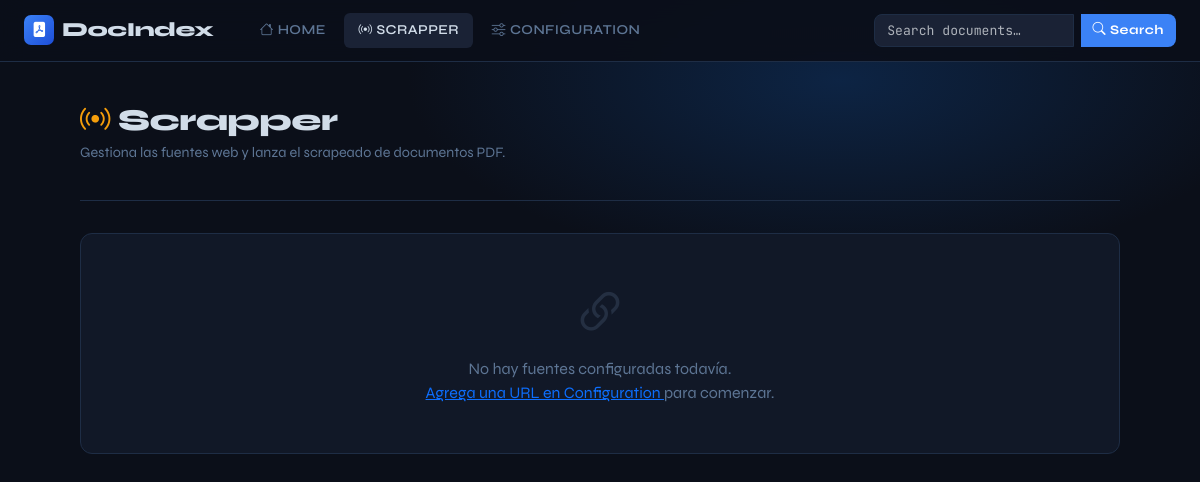
Before: /scrapper with the older database file.
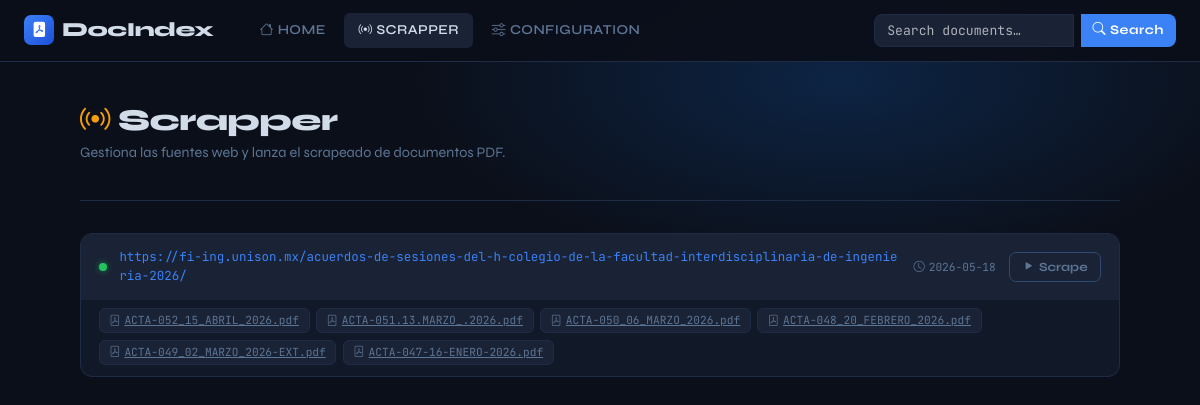
After: the same page with the newer database file.
### tables this page shows
CREATE TABLE sources (
                id          INTEGER PRIMARY KEY AUTOINCREMENT,
                url         TEXT    UNIQUE NOT NULL,
                scraped     INTEGER DEFAULT 0,
                last_scraped TEXT,
                created_at  TEXT    DEFAULT (datetime('now'))
            );

CREATE TABLE documents (
                id            INTEGER PRIMARY KEY AUTOINCREMENT,
                source_id     INTEGER,
                filename      TEXT NOT NULL,
                url           TEXT NOT NULL,
                year          INTEGER,
                pdf_path      TEXT,
                markdown_path TEXT,
                word_count    INTEGER DEFAULT 0,
                ocr_used      INTEGER DEFAULT 0,
                created_at    TEXT DEFAULT (datetime('now')),
                UNIQUE(url),
                FOREIGN KEY (source_id) REFERENCES sources(id) ON DELETE CASCADE
            );

### app.py (the view)
@app.route("/scrapper")
def scrapper():
    sources = db.get_sources_with_documents()
    return render_template("scrapper.html", sources=sources)

### database.py (called while the page is built)
    def get_connection(self) -> sqlite3.Connection:
        conn = sqlite3.connect(self.db_path, check_same_thread=False)
        conn.row_factory = sqlite3.Row
        conn.execute("PRAGMA foreign_keys = ON")
        return conn

    def get_sources_with_documents(self) -> list:
        conn = self.get_connection()
        sources = conn.execute(
            "SELECT * FROM sources ORDER BY created_at DESC"
        ).fetchall()
        result = []
        for src in sources:
            s = dict(src)
            docs = conn.execute(
                "SELECT id, filename, url, year, word_count, ocr_used "
                "FROM documents WHERE source_id = ? ORDER BY created_at DESC",
                (src["id"],),
            ).fetchall()
            s["documents"] = [dict(d) for d in docs]
            result.append(s)
        conn.close()
        return result

### templates/scrapper.html (shortened to what this page needs)
{% extends "base.html" %}
{% block content %}
<div class="page-header">
  <h1 class="page-title"><i class="bi bi-broadcast me-2" style="color:var(--accent)"></i>Scrapper</h1>
  <p class="page-subtitle">
    Gestiona las fuentes web y lanza el scrapeado de documentos PDF.
  </p>
</div>
{% if not sources %}
<div class="card">
  <div class="card-body text-center py-5 text-muted-custom">
    <i class="bi bi-link-45deg display-4 d-block mb-2 opacity-25"></i>
    No hay fuentes configuradas todavía.<br>
    <a href="{{ url_for('configuration') }}" class="text-primary">
      Agrega una URL en Configuration
    </a>
    para comenzar.
  </div>
</div>
{% else %}
<div id="sources-container">
{% for source in sources %}
<div class="source-card" id="src-{{ source.id }}">
  <div class="source-header">
    <span class="status-dot {% if source.scraped %}scraped{% else %}unscraped{% endif %}"
          id="dot-{{ source.id }}"
          title="{{ 'Scrapeado' if source.scraped else 'No scrapeado' }}"></span>
    <a href="{{ source.url }}" target="_blank" class="source-url">
      {{ source.url }}
    </a>
    <span class="mono text-muted-custom" style="font-size:.7rem; white-space:nowrap;">
      {% if source.scraped and source.last_scraped %}
        <i class="bi bi-clock me-1"></i>{{ source.last_scraped[:10] }}
      {% else %}
        <i class="bi bi-circle me-1"></i>Pendiente
      {% endif %}
    </span>
    <button class="btn-scrape"
            id="btn-{{ source.id }}"
            onclick="startScrape({{ source.id }}, this)">
      <i class="bi bi-play-fill me-1"></i>Scrape
    </button>
  </div>
  <div class="doc-list" id="docs-{{ source.id }}">
    {% for doc in source.documents %}
    <a href="{{ doc.url }}" target="_blank"
       class="doc-chip"
       title="{{ doc.url }}">
      <i class="bi bi-file-pdf me-1"></i>{{ doc.filename }}
    </a>
    {% else %}
      <span class="text-muted-custom" style="font-size:.75rem; padding:.3rem;">
        Sin documentos aún
      </span>
    {% endfor %}
  </div>
</div>
{% endfor %}
</div>
{% endif %}
{% endblock %}

### templates/base.html (shortened to what this page needs)
<!doctype html>
<html lang="es" data-bs-theme="dark">
<head>
  <link href="https://cdn.jsdelivr.net/npm/bootstrap@5.3.3/dist/css/bootstrap.min.css"
        rel="stylesheet"
>
  <link href="https://cdn.jsdelivr.net/npm/bootstrap-icons@1.11.3/font/bootstrap-icons.css"
        rel="stylesheet">
</head>
<body>
<nav class="navbar navbar-expand-lg sticky-top">
  <div class="container-fluid" style="max-width:1280px; margin:auto; padding:0 1.5rem;">
    <a class="navbar-brand" href="{{ url_for('home') }}">
      <span class="brand-icon"><i class="bi bi-file-pdf-fill"></i></span>
      DocIndex
    </a>
    <div class="collapse navbar-collapse" id="navContent">
      <ul class="navbar-nav me-auto ms-3 gap-1">
        <li class="nav-item">
          <a class="nav-link {% if request.endpoint == 'home' %}active{% endif %}"
             href="{{ url_for('home') }}">
            <i class="bi bi-house me-1"></i>Home
          </a>
        </li>
        <li class="nav-item">
          <a class="nav-link {% if request.endpoint == 'scrapper' %}active{% endif %}"
             href="{{ url_for('scrapper') }}">
            <i class="bi bi-broadcast me-1"></i>Scrapper
          </a>
        </li>
        <li class="nav-item">
          <a class="nav-link {% if request.endpoint == 'configuration' %}active{% endif %}"
             href="{{ url_for('configuration') }}">
            <i class="bi bi-sliders me-1"></i>Configuration
          </a>
        </li>
      </ul>
      <form class="navbar-search" action="{{ url_for('search') }}" method="get">
        <input class="form-control" type="search" name="q"
               placeholder="Search documents…"
               value="{{ request.args.get('q', '') }}"
               autocomplete="off">
        <button class="btn-search" type="submit">
          <i class="bi bi-search"></i> Search
        </button>
      </form>
    </div>
  </div>
</nav>
<main class="page-wrap">
  {% block content %}{% endblock %}
</main>
</body>
</html>

### templates/base.html (style rules this page uses)
:root { --bg: #0b0f19; --surface: #111827; --surface-2: #1a2235; --border: #1e2d45; --border-hi: #2e4a70; --text: #d1dce8; --text-muted: #5d7594; --primary: #3b82f6; --primary-dim: #1e3a5f; --accent: #f59e0b; --accent-dim: #78350f; --success: #22c55e; --danger: #ef4444; --mono: 'JetBrains Mono', monospace; --display: 'Syne', sans-serif; }
html, body { height: 100%; }
body { background: var(--bg); color: var(--text); font-family: var(--display); min-height: 100vh; background-image: radial-gradient(ellipse 60% 40% at 70% 10%, #0d2444 0%, transparent 60%), radial-gradient(ellipse 50% 30% at 20% 80%, #0c1f3a 0%, transparent 60%); }
.navbar { background: rgba(11, 15, 25, 0.92) !important; border-bottom: 1px solid var(--border); backdrop-filter: blur(12px); padding: 0.65rem 0; }
.navbar-brand { font-weight: 800; font-size: 1.25rem; letter-spacing: -0.5px; color: var(--text) !important; display: flex; align-items: center; gap: 0.5rem; }
.brand-icon { width: 30px; height: 30px; background: linear-gradient(135deg, var(--primary) 0%, #1d4ed8 100%); border-radius: 7px; display: flex; align-items: center; justify-content: center; font-size: 0.95rem; color: #fff; flex-shrink: 0; }
.nav-link { color: var(--text-muted) !important; font-weight: 600; font-size: 0.85rem; letter-spacing: 0.03em; text-transform: uppercase; padding: 0.45rem 0.9rem !important; border-radius: 6px; transition: color .2s, background .2s; }
.nav-link:hover, .nav-link.active { color: var(--text) !important; background: var(--surface-2); }
.navbar-search { display: flex; gap: .4rem; }
.navbar-search .form-control { background: var(--surface-2); border: 1px solid var(--border); color: var(--text); font-family: var(--mono); font-size: .82rem; width: 200px; border-radius: 8px 0 0 8px; transition: border-color .2s, width .25s; }
.navbar-search .btn-search { background: var(--primary); border: none; border-radius: 0 8px 8px 0; color: #fff; padding: .38rem .75rem; font-size: .82rem; font-weight: 700; letter-spacing: .04em; transition: background .2s; }
.page-wrap { max-width: 1080px; margin: 0 auto; padding: 2.5rem 1.25rem 4rem; }
.page-header { margin-bottom: 2rem; border-bottom: 1px solid var(--border); padding-bottom: 1.25rem; }
.page-title { font-size: 1.9rem; font-weight: 800; letter-spacing: -0.5px; margin: 0; }
.page-subtitle { color: var(--text-muted); font-size: .9rem; margin-top:.25rem; }
.source-card { background: var(--surface); border: 1px solid var(--border); border-radius: 12px; overflow: hidden; margin-bottom: 1.1rem; transition: border-color .2s; }
.source-header { display: flex; align-items: center; gap: .8rem; padding: .9rem 1.1rem; background: var(--surface-2); }
.source-url { flex: 1; font-family: var(--mono); font-size: .78rem; color: var(--primary); word-break: break-all; text-decoration: none; }
.status-dot { width: 8px; height: 8px; border-radius: 50%; flex-shrink: 0; }
.status-dot.scraped { background: var(--success); box-shadow: 0 0 6px rgba(34,197,94,.6); }
.doc-list { padding: .5rem 1.1rem .7rem; display: flex; flex-wrap: wrap; gap: .4rem; }
.doc-chip { font-family: var(--mono); font-size: .7rem; background: var(--surface-2); border: 1px solid var(--border); border-radius: 6px; padding: .2rem .6rem; color: var(--text-muted); transition: border-color .15s; max-width: 240px; overflow: hidden; text-overflow: ellipsis; white-space: nowrap; }
.btn-scrape { background: transparent; border: 1px solid var(--border-hi); color: var(--text-muted); font-size: .78rem; font-weight: 700; padding: .3rem .8rem; border-radius: 7px; transition: all .2s; white-space: nowrap; }
.mono { font-family: var(--mono); }
.text-muted-custom { color: var(--text-muted) !important; }

Changed rows visible on the page:
added sources: scraped 1 (drawn), url "https://fi-ing.unison.mx/acuerdos-de-sesiones-del-h-colegio-de-la-facultad-interdisciplinaria-de-ingenieria-2026/", last_scraped "2026-05-18"
added documents: filename "ACTA-052_15_ABRIL_2026.pdf"
added documents: filename "ACTA-051.13.MARZO_.2026.pdf"
added documents: filename "ACTA-050_06_MARZO_2026.pdf"
added documents: filename "ACTA-048_20_FEBRERO_2026.pdf"
added documents: filename "ACTA-049_02_MARZO_2026-EXT.pdf"
added documents: filename "ACTA-047-16-ENERO-2026.pdf"
Other visible differences:
text no longer shown: "No hay fuentes configuradas todavía. Agrega una URL en Configuration para comenzar."
